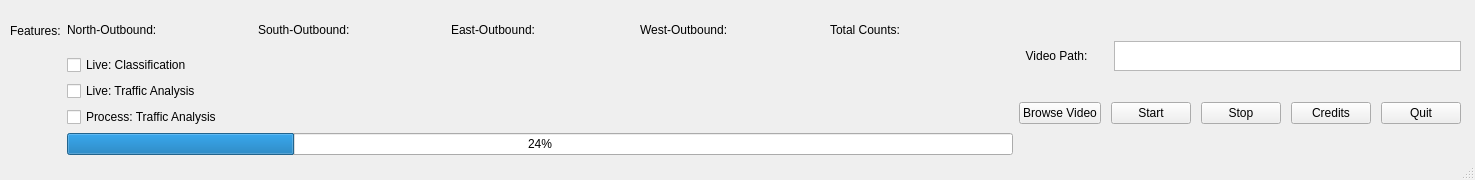
<?xml version="1.0" encoding="UTF-8"?>
<ui version="4.0">
 <author>Christian Vneiegas</author>
 <class>MainWindow</class>
 <widget class="QMainWindow" name="MainWindow">
  <property name="geometry">
   <rect>
    <x>0</x>
    <y>0</y>
    <width>1475</width>
    <height>180</height>
   </rect>
  </property>
  <property name="sizePolicy">
   <sizepolicy hsizetype="Preferred" vsizetype="Preferred">
    <horstretch>0</horstretch>
    <verstretch>0</verstretch>
   </sizepolicy>
  </property>
  <property name="minimumSize">
   <size>
    <width>1475</width>
    <height>180</height>
   </size>
  </property>
  <property name="windowTitle">
   <string>MainWindow</string>
  </property>
  <widget class="QWidget" name="centralwidget">
   <widget class="QWidget" name="">
    <property name="geometry">
     <rect>
      <x>10</x>
      <y>10</y>
      <width>1451</width>
      <height>145</height>
     </rect>
    </property>
    <layout class="QHBoxLayout" name="horizontalLayout">
     <property name="sizeConstraint">
      <enum>QLayout::SetMinimumSize</enum>
     </property>
     <item>
      <widget class="QLabel" name="label">
       <property name="text">
        <string>
Features:</string>
       </property>
       <property name="alignment">
        <set>Qt::AlignLeading|Qt::AlignLeft|Qt::AlignTop</set>
       </property>
      </widget>
     </item>
     <item>
      <layout class="QVBoxLayout" name="verticalLayout_2">
       <property name="spacing">
        <number>6</number>
       </property>
       <item>
        <layout class="QHBoxLayout" name="horizontalLayout_4">
         <property name="spacing">
          <number>6</number>
         </property>
         <property name="sizeConstraint">
          <enum>QLayout::SetNoConstraint</enum>
         </property>
         <item>
          <widget class="QLabel" name="label_3">
           <property name="text">
            <string>North-Outbound:</string>
           </property>
          </widget>
         </item>
         <item>
          <widget class="QLabel" name="NorthVar">
           <property name="text">
            <string/>
           </property>
          </widget>
         </item>
         <item>
          <widget class="QLabel" name="label_7">
           <property name="text">
            <string>South-Outbound:</string>
           </property>
          </widget>
         </item>
         <item>
          <widget class="QLabel" name="SouthVar">
           <property name="text">
            <string/>
           </property>
          </widget>
         </item>
         <item>
          <widget class="QLabel" name="label_4">
           <property name="text">
            <string>East-Outbound:</string>
           </property>
          </widget>
         </item>
         <item>
          <widget class="QLabel" name="EastVar">
           <property name="text">
            <string/>
           </property>
          </widget>
         </item>
         <item>
          <widget class="QLabel" name="label_5">
           <property name="text">
            <string>West-Outbound:</string>
           </property>
          </widget>
         </item>
         <item>
          <widget class="QLabel" name="WestVar">
           <property name="text">
            <string/>
           </property>
          </widget>
         </item>
         <item>
          <widget class="QLabel" name="label_6">
           <property name="text">
            <string>Total Counts:</string>
           </property>
          </widget>
         </item>
         <item>
          <widget class="QLabel" name="totalVar">
           <property name="text">
            <string/>
           </property>
          </widget>
         </item>
        </layout>
       </item>
       <item>
        <widget class="QCheckBox" name="classification">
         <property name="text">
          <string>Live: Classification</string>
         </property>
        </widget>
       </item>
       <item>
        <widget class="QCheckBox" name="trafficAnalysis">
         <property name="text">
          <string>Live: Traffic Analysis</string>
         </property>
        </widget>
       </item>
       <item>
        <widget class="QCheckBox" name="videoProcess">
         <property name="text">
          <string>Process: Traffic Analysis</string>
         </property>
        </widget>
       </item>
       <item>
        <widget class="QProgressBar" name="progressBar">
         <property name="sizePolicy">
          <sizepolicy hsizetype="MinimumExpanding" vsizetype="Fixed">
           <horstretch>0</horstretch>
           <verstretch>0</verstretch>
          </sizepolicy>
         </property>
         <property name="value">
          <number>24</number>
         </property>
        </widget>
       </item>
      </layout>
     </item>
     <item>
      <layout class="QVBoxLayout" name="verticalLayout">
       <property name="spacing">
        <number>0</number>
       </property>
       <property name="sizeConstraint">
        <enum>QLayout::SetMinAndMaxSize</enum>
       </property>
       <item>
        <layout class="QHBoxLayout" name="horizontalLayout_3">
         <item>
          <widget class="QLabel" name="label_2">
           <property name="sizePolicy">
            <sizepolicy hsizetype="Minimum" vsizetype="Preferred">
             <horstretch>0</horstretch>
             <verstretch>0</verstretch>
            </sizepolicy>
           </property>
           <property name="maximumSize">
            <size>
             <width>95</width>
             <height>40</height>
            </size>
           </property>
           <property name="text">
            <string>  Video Path:</string>
           </property>
          </widget>
         </item>
         <item>
          <widget class="QTextBrowser" name="path_display">
           <property name="sizePolicy">
            <sizepolicy hsizetype="Maximum" vsizetype="Ignored">
             <horstretch>0</horstretch>
             <verstretch>0</verstretch>
            </sizepolicy>
           </property>
           <property name="maximumSize">
            <size>
             <width>400</width>
             <height>30</height>
            </size>
           </property>
          </widget>
         </item>
        </layout>
       </item>
       <item>
        <layout class="QHBoxLayout" name="horizontalLayout_2">
         <property name="spacing">
          <number>10</number>
         </property>
         <item>
          <widget class="QPushButton" name="browseVid">
           <property name="text">
            <string>Browse Video</string>
           </property>
          </widget>
         </item>
         <item>
          <widget class="QPushButton" name="start">
           <property name="text">
            <string>Start</string>
           </property>
          </widget>
         </item>
         <item>
          <widget class="QPushButton" name="stop">
           <property name="text">
            <string>Stop</string>
           </property>
          </widget>
         </item>
         <item>
          <widget class="QPushButton" name="credits">
           <property name="text">
            <string>Credits</string>
           </property>
          </widget>
         </item>
         <item>
          <widget class="QPushButton" name="quit">
           <property name="text">
            <string>Quit</string>
           </property>
          </widget>
         </item>
        </layout>
       </item>
      </layout>
     </item>
    </layout>
   </widget>
  </widget>
  <widget class="QStatusBar" name="statusbar"/>
 </widget>
 <resources/>
 <connections/>
</ui>
